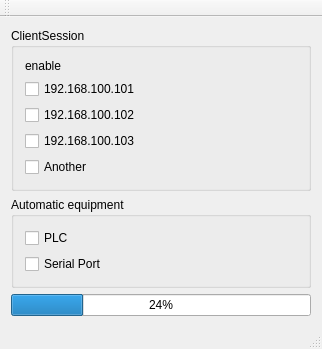
<?xml version="1.0" encoding="UTF-8"?>
<ui version="4.0">
 <class>MainWindow</class>
 <widget class="QMainWindow" name="MainWindow">
  <property name="geometry">
   <rect>
    <x>0</x>
    <y>0</y>
    <width>322</width>
    <height>317</height>
   </rect>
  </property>
  <property name="windowTitle">
   <string>MainWindow</string>
  </property>
  <widget class="QWidget" name="centralWidget">
   <layout class="QVBoxLayout" name="verticalLayout_2">
    <item>
     <layout class="QVBoxLayout" name="verticalLayout">
      <item>
       <layout class="QVBoxLayout" name="verticalLayout_3">
        <item>
         <widget class="QGroupBox" name="groupBox">
          <property name="title">
           <string>ClientSession</string>
          </property>
          <layout class="QVBoxLayout" name="verticalLayout_5">
           <item>
            <layout class="QVBoxLayout" name="verticalLayout_4">
             <item>
              <widget class="QLabel" name="label_channels_enable">
               <property name="maximumSize">
                <size>
                 <width>16777215</width>
                 <height>100</height>
                </size>
               </property>
               <property name="text">
                <string>enable</string>
               </property>
               <property name="textFormat">
                <enum>Qt::PlainText</enum>
               </property>
               <property name="scaledContents">
                <bool>false</bool>
               </property>
              </widget>
             </item>
             <item>
              <widget class="QCheckBox" name="checkBox_101">
               <property name="text">
                <string>192.168.100.101</string>
               </property>
              </widget>
             </item>
             <item>
              <widget class="QCheckBox" name="checkBox_102">
               <property name="text">
                <string>192.168.100.102</string>
               </property>
              </widget>
             </item>
             <item>
              <widget class="QCheckBox" name="checkBox_103">
               <property name="text">
                <string>192.168.100.103</string>
               </property>
              </widget>
             </item>
            </layout>
           </item>
           <item>
            <widget class="QCheckBox" name="checkBox_another">
             <property name="text">
              <string>Another</string>
             </property>
            </widget>
           </item>
          </layout>
         </widget>
        </item>
        <item>
         <widget class="QGroupBox" name="groupBox_2">
          <property name="title">
           <string>Automatic equipment</string>
          </property>
          <layout class="QVBoxLayout" name="verticalLayout_7">
           <item>
            <layout class="QVBoxLayout" name="verticalLayout_6">
             <item>
              <widget class="QCheckBox" name="checkBox_plc">
               <property name="text">
                <string>PLC</string>
               </property>
              </widget>
             </item>
             <item>
              <widget class="QCheckBox" name="checkBox_serial_port">
               <property name="text">
                <string>Serial Port</string>
               </property>
              </widget>
             </item>
            </layout>
           </item>
          </layout>
         </widget>
        </item>
        <item>
         <widget class="QProgressBar" name="progressBar_sjts_plc_work_flow">
          <property name="value">
           <number>24</number>
          </property>
         </widget>
        </item>
       </layout>
      </item>
     </layout>
    </item>
   </layout>
  </widget>
  <widget class="QMenuBar" name="menuBar">
   <property name="geometry">
    <rect>
     <x>0</x>
     <y>0</y>
     <width>322</width>
     <height>23</height>
    </rect>
   </property>
  </widget>
  <widget class="QToolBar" name="mainToolBar">
   <attribute name="toolBarArea">
    <enum>TopToolBarArea</enum>
   </attribute>
   <attribute name="toolBarBreak">
    <bool>false</bool>
   </attribute>
  </widget>
  <widget class="QStatusBar" name="statusBar"/>
 </widget>
 <layoutdefault spacing="6" margin="11"/>
 <resources/>
 <connections/>
</ui>
